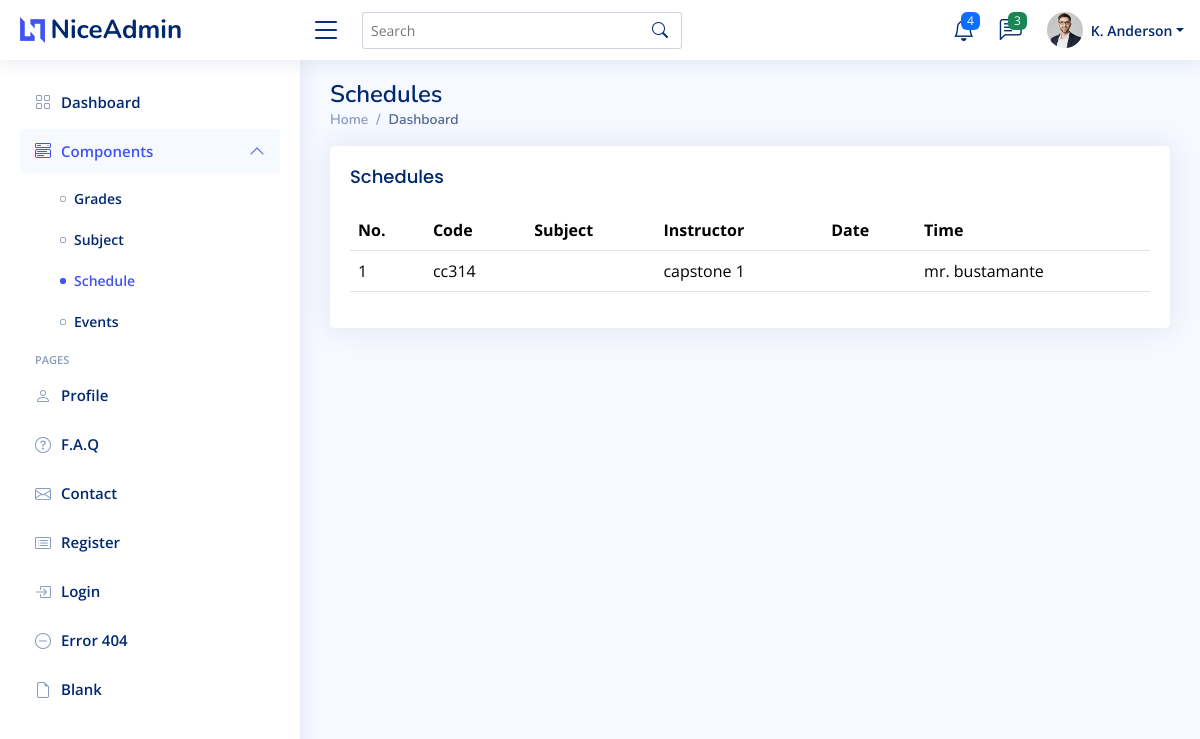
Screenshot of /Schedules.php with the database file from the repository.
### tables this page shows
CREATE TABLE `schedules` (
  `id` int(50) NOT NULL,
  `code` varchar(50) NOT NULL,
  `subject` varchar(50) NOT NULL,
  `instructor` varchar(50) NOT NULL,
  `date` varchar(15) NOT NULL,
  `time` varchar(15) NOT NULL
);

### Schedules.php (the view, shortened to what this page needs)
<!DOCTYPE html>
<html lang="en">
<head>
  <link href="assets/vendor/bootstrap/css/bootstrap.min.css" rel="stylesheet">
  <link href="assets/vendor/bootstrap-icons/bootstrap-icons.css" rel="stylesheet">
  <link href="assets/vendor/boxicons/css/boxicons.min.css" rel="stylesheet">
  <link href="assets/vendor/quill/quill.snow.css" rel="stylesheet">
  <link href="assets/vendor/quill/quill.bubble.css" rel="stylesheet">
  <link href="assets/vendor/remixicon/remixicon.css" rel="stylesheet">
  <link href="assets/vendor/simple-datatables/style.css" rel="stylesheet">
  <link href="assets/css/style.css" rel="stylesheet">
</head>
<body>
  <header id="header" class="header fixed-top d-flex align-items-center">
    <div class="d-flex align-items-center justify-content-between">
      <a href="index.php" class="logo d-flex align-items-center">
        <img src="assets/img/logo.png" alt="">
        <span class="d-none d-lg-block">NiceAdmin</span>
      </a>
      <i class="bi bi-list toggle-sidebar-btn"></i>
    </div>
    <div class="search-bar">
      <form class="search-form d-flex align-items-center" method="POST" action="#">
        <input type="text" name="query" placeholder="Search" title="Enter search keyword">
        <button type="submit" title="Search"><i class="bi bi-search"></i></button>
      </form>
    </div>
    <nav class="header-nav ms-auto">
      <ul class="d-flex align-items-center">
        <li class="nav-item dropdown">
          <a class="nav-link nav-icon" href="#" data-bs-toggle="dropdown">
            <i class="bi bi-bell"></i>
            <span class="badge bg-primary badge-number">4</span>
          </a>
        </li>
        <li class="nav-item dropdown">
          <a class="nav-link nav-icon" href="#" data-bs-toggle="dropdown">
            <i class="bi bi-chat-left-text"></i>
            <span class="badge bg-success badge-number">3</span>
          </a>
        </li>
        <li class="nav-item dropdown pe-3">
          <a class="nav-link nav-profile d-flex align-items-center pe-0" href="#" data-bs-toggle="dropdown">
            <img src="assets/img/profile-img.jpg" alt="Profile" class="rounded-circle">
            <span class="d-none d-md-block dropdown-toggle ps-2">K. Anderson</span>
          </a>
        </li>
      </ul>
    </nav>
  </header>
  <aside id="sidebar" class="sidebar">
    <ul class="sidebar-nav" id="sidebar-nav">
      <li class="nav-item">
        <a class="nav-link collapsed" href="index.php">
          <i class="bi bi-grid"></i>
          <span>Dashboard</span>
        </a>
      </li>
      <li class="nav-item">
        <a class="nav-link " data-bs-target="#components-nav" data-bs-toggle="collapse" href="#">
          <i class="bi bi-menu-button-wide"></i><span>Components</span><i class="bi bi-chevron-down ms-auto"></i>
        </a>
        <ul id="components-nav" class="nav-content collapse show" data-bs-parent="#sidebar-nav">
          <li>
            <a href="Grades.php">
              <i class="bi bi-circle"></i><span>Grades</span>
            </a>
          </li>
          <li>
            <a href="Subject.php">
              <i class="bi bi-circle"></i><span>Subject</span>
            </a>
          </li>
          <li>
            <a href="Schedules.php" class="active">
              <i class="bi bi-circle"></i><span>Schedule</span>
            </a>
          </li>
          <li>
            <a href="Event.php">
              <i class="bi bi-circle"></i><span>Events</span>
            </a>
          </li>
        </ul>
      </li>
      <li class="nav-heading">Pages</li>
      <li class="nav-item">
        <a class="nav-link collapsed" href="users-profile.php">
          <i class="bi bi-person"></i>
          <span>Profile</span>
        </a>
      </li>
      <li class="nav-item">
        <a class="nav-link collapsed" href="pages-faq.html">
          <i class="bi bi-question-circle"></i>
          <span>F.A.Q</span>
        </a>
      </li>
      <li class="nav-item">
        <a class="nav-link collapsed" href="pages-contact.html">
          <i class="bi bi-envelope"></i>
          <span>Contact</span>
        </a>
      </li>
      <li class="nav-item">
        <a class="nav-link collapsed" href="pages-register.html">
          <i class="bi bi-card-list"></i>
          <span>Register</span>
        </a>
      </li>
      <li class="nav-item">
        <a class="nav-link collapsed" href="pages-login.html">
          <i class="bi bi-box-arrow-in-right"></i>
          <span>Login</span>
        </a>
      </li>
      <li class="nav-item">
        <a class="nav-link collapsed" href="pages-error-404.html">
          <i class="bi bi-dash-circle"></i>
          <span>Error 404</span>
        </a>
      </li>
      <li class="nav-item">
        <a class="nav-link collapsed" href="pages-blank.html">
          <i class="bi bi-file-earmark"></i>
          <span>Blank</span>
        </a>
      </li>
    </ul>
  </aside>
  <main id="main" class="main">
    <div class="pagetitle">
      <h1>Schedules </h1>
      <nav>
        <ol class="breadcrumb">
          <li class="breadcrumb-item"><a href="index.php">Home</a></li>
          <li class="breadcrumb-item active">Dashboard</li>
        </ol>
      </nav>
    </div>
    <div class="card">
      <div class="card-body">
        <h5 class="card-title">Schedules</h5>
        <?php
        $con = new mysqli('localhost', 'root', '', 'miit-portal');
        $query = "SELECT * FROM schedules";
        $query_run = mysqli_query($con, $query);
        ?>
        <table class="table table-hover" id="myTable">
          <thead>
            <tr>
              <th class="py-1 px-2 align-middle sorting_asc" style="font-weight: bold;" tabindex="0" aria-controls="DataTables_Table_0" rowspan="1" colspan="1" aria-label="ID: activate to sort column descending" style="width:48.0875px;" aria-sort="ascending">No.</th>
              <th scope="col">Code</th>
              <th scope="col">Subject</th>
              <th scope="col">Instructor</th>
              <th scope="col">Date</th>
              <th scope="col">Time</th>
            </tr>
          </thead>
          <tbody>
            <?php
            $i = 1;
            if ($query_run && mysqli_num_rows($query_run) > 0) {
              while ($schedule = mysqli_fetch_assoc($query_run)) {
            ?>
                <tr>
                  <td>
                    <?php echo $i++; ?>
                  </td>
                  <td>
                    <?= htmlspecialchars($schedule['code']); ?>
                  </td>
                  <td>
                  </td>
                  <td>
                    <?= htmlspecialchars($schedule['instructor']); ?>
                  </td>
                  <td>
                  </td>
                  <td>
                    <?= htmlspecialchars($schedule['time']); ?>
                  </td>
                </tr>
            <?php
              }
            } else {
              echo "<tr><td colspan='6'><h5>No Record Found</h5></td></tr>";
            }
            ?>
          </tbody>
        </table>
      </div>
    </div>
  </main>
</body>
</html>

### assets/css/style.css (style rules this page uses)
:root { scroll-behavior: smooth; }
body { font-family: "Open Sans", sans-serif; background: #f6f9ff; color: #444444; }
a { color: #4154f1; text-decoration: none; }
h1, h2, h3, h4, h5, h6 { font-family: "Nunito", sans-serif; }
#main { margin-top: 60px; padding: 20px 30px; transition: all 0.3s; }
.pagetitle { margin-bottom: 10px; }
.pagetitle h1 { font-size: 24px; margin-bottom: 0; font-weight: 600; color: #012970; }
.card { margin-bottom: 30px; border: none; border-radius: 5px; box-shadow: 0px 0 30px rgba(1, 41, 112, 0.1); }
.card-title { padding: 20px 0 15px 0; font-size: 18px; font-weight: 500; color: #012970; font-family: "Poppins", sans-serif; }
.card-body { padding: 0 20px 20px 20px; }
.breadcrumb { font-size: 14px; font-family: "Nunito", sans-serif; color: #899bbd; font-weight: 600; }
.breadcrumb a { color: #899bbd; transition: 0.3s; }
.breadcrumb .breadcrumb-item::before { color: #899bbd; }
.breadcrumb .active { color: #51678f; font-weight: 600; }
.logo { line-height: 1; }
@media (min-width: 1200px) { .logo { width: 280px; } }
.logo img { max-height: 26px; margin-right: 6px; }
.logo span { font-size: 26px; font-weight: 700; color: #012970; font-family: "Nunito", sans-serif; }
.header { transition: all 0.5s; z-index: 997; height: 60px; box-shadow: 0px 2px 20px rgba(1, 41, 112, 0.1); background-color: #fff; padding-left: 20px; }
.header .toggle-sidebar-btn { font-size: 32px; padding-left: 10px; cursor: pointer; color: #012970; }
.header .search-bar { min-width: 360px; padding: 0 20px; }
.header .search-form { width: 100%; }
.header .search-form input { border: 0; font-size: 14px; color: #012970; border: 1px solid rgba(1, 41, 112, 0.2); padding: 7px 38px 7px 8px; border-radius: 3px; transition: 0.3s; width: 100%; }
.header .search-form button { border: 0; padding: 0; margin-left: -30px; background: none; }
.header .search-form button i { color: #012970; }
.header-nav ul { list-style: none; }
.header-nav>ul { margin: 0; padding: 0; }
.header-nav .nav-icon { font-size: 22px; color: #012970; margin-right: 25px; position: relative; }
.header-nav .nav-profile { color: #012970; }
.header-nav .nav-profile img { max-height: 36px; }
.header-nav .nav-profile span { font-size: 14px; font-weight: 600; }
.header-nav .badge-number { position: absolute; inset: -2px -5px auto auto; font-weight: normal; font-size: 12px; padding: 3px 6px; }
.sidebar { position: fixed; top: 60px; left: 0; bottom: 0; width: 300px; z-index: 996; transition: all 0.3s; padding: 20px; overflow-y: auto; scrollbar-width: thin; scrollbar-color: #aab7cf transparent; box-shadow: 0px 0px 20px rgba(1, 41, 112, 0.1); background-color: #fff; }
@media (min-width: 1200px) { #main, #footer { margin-left: 300px; } }
.sidebar-nav { padding: 0; margin: 0; list-style: none; }
.sidebar-nav li { padding: 0; margin: 0; list-style: none; }
.sidebar-nav .nav-item { margin-bottom: 5px; }
.sidebar-nav .nav-heading { font-size: 11px; text-transform: uppercase; color: #899bbd; font-weight: 600; margin: 10px 0 5px 15px; }
.sidebar-nav .nav-link { display: flex; align-items: center; font-size: 15px; font-weight: 600; color: #4154f1; transition: 0.3; background: #f6f9ff; padding: 10px 15px; border-radius: 4px; }
.sidebar-nav .nav-link i { font-size: 16px; margin-right: 10px; color: #4154f1; }
.sidebar-nav .nav-link.collapsed { color: #012970; background: #fff; }
.sidebar-nav .nav-link.collapsed i { color: #899bbd; }
.sidebar-nav .nav-link .bi-chevron-down { margin-right: 0; transition: transform 0.2s ease-in-out; }
.sidebar-nav .nav-link:not(.collapsed) .bi-chevron-down { transform: rotate(180deg); }
.sidebar-nav .nav-content { padding: 5px 0 0 0; margin: 0; list-style: none; }
.sidebar-nav .nav-content a { display: flex; align-items: center; font-size: 14px; font-weight: 600; color: #012970; transition: 0.3; padding: 10px 0 10px 40px; transition: 0.3s; }
.sidebar-nav .nav-content a i { font-size: 6px; margin-right: 8px; line-height: 0; border-radius: 50%; }
.sidebar-nav .nav-content a:hover, .sidebar-nav .nav-content a.active { color: #4154f1; }
.sidebar-nav .nav-content a.active i { background-color: #4154f1; }

### rows the page displays
schedules: code "cc314", instructor "capstone 1", time "mr. bustamante"
